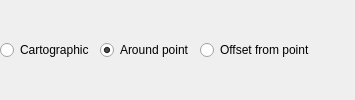
                           <widget class="QWidget" name="pagePoint">
                            <layout class="QGridLayout" name="gridLayout_13" columnstretch="0,0,0,0">
                             <property name="leftMargin">
                              <number>0</number>
                             </property>
                             <property name="topMargin">
                              <number>0</number>
                             </property>
                             <property name="rightMargin">
                              <number>0</number>
                             </property>
                             <property name="bottomMargin">
                              <number>0</number>
                             </property>
                             <item row="0" column="1">
                              <widget class="QRadioButton" name="radAroundPoint">
                               <property name="toolTip">
                                <string>Labels are placed in an equal radius circle around point features.</string>
                               </property>
                               <property name="text">
                                <string>Around point</string>
                               </property>
                               <property name="checked">
                                <bool>true</bool>
                               </property>
                              </widget>
                             </item>
                             <item row="0" column="2">
                              <widget class="QRadioButton" name="radOverPoint">
                               <property name="toolTip">
                                <string>Labels are placed at a fixed offset from the point.</string>
                               </property>
                               <property name="text">
                                <string>Offset from point</string>
                               </property>
                              </widget>
                             </item>
                             <item row="0" column="0">
                              <widget class="QRadioButton" name="radPredefinedOrder">
                               <property name="toolTip">
                                <string>Uses 'ideal' cartographic placements, prioritizing label placement with best visual relationship with the point feature</string>
                               </property>
                               <property name="text">
                                <string>Cartographic</string>
                               </property>
                              </widget>
                             </item>
                             <item row="0" column="3">
                              <spacer name="horizontalSpacer_25">
                               <property name="orientation">
                                <enum>Qt::Horizontal</enum>
                               </property>
                               <property name="sizeHint" stdset="0">
                                <size>
                                 <width>40</width>
                                 <height>20</height>
                                </size>
                               </property>
                              </spacer>
                             </item>
                            </layout>
                           </widget>
